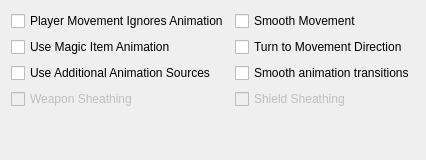
           <widget class="QWidget" name="animationsTab">
            <attribute name="title">
             <string>Animations</string>
            </attribute>
            <layout class="QHBoxLayout" name="horizontalAnimationLayout">
             <item>
              <layout class="QGridLayout" name="animationLayout" columnstretch="0,0">
               <item row="0" column="1">
                <widget class="QCheckBox" name="smoothMovementCheckBox">
                 <property name="toolTip">
                  <string>&lt;html&gt;&lt;head/&gt;&lt;body&gt;&lt;p&gt;Makes NPCs and player movement more smooth. Recommended to use with &quot;turn to movement direction&quot; enabled.&lt;/p&gt;&lt;/body&gt;&lt;/html&gt;</string>
                 </property>
                 <property name="text">
                  <string>Smooth Movement</string>
                 </property>
                </widget>
               </item>
               <item row="3" column="0">
                <widget class="QCheckBox" name="animSourcesCheckBox">
                 <property name="toolTip">
                  <string>&lt;html&gt;&lt;head/&gt;&lt;body&gt;&lt;p&gt;Load per-group KF-files and skeleton files from Animations folder&lt;/p&gt;&lt;/body&gt;&lt;/html&gt;</string>
                 </property>
                 <property name="text">
                  <string>Use Additional Animation Sources</string>
                 </property>
                </widget>
               </item>
               <item row="6" column="1">
                <spacer name="verticalSpacer_11">
                 <property name="orientation">
                  <enum>Qt::Vertical</enum>
                 </property>
                 <property name="sizeHint" stdset="0">
                  <size>
                   <width>20</width>
                   <height>40</height>
                  </size>
                 </property>
                </spacer>
               </item>
               <item row="2" column="1">
                <widget class="QCheckBox" name="turnToMovementDirectionCheckBox">
                 <property name="toolTip">
                  <string>&lt;html&gt;&lt;head/&gt;&lt;body&gt;&lt;p&gt;Affects side and diagonal movement. Enabling this setting makes movement more realistic.&lt;/p&gt;&lt;p&gt;If disabled then the whole character's body is pointed to the direction of view. Diagonal movement has no special animation and causes sliding.&lt;/p&gt;&lt;p&gt;If enabled then the character turns lower body to the direction of movement. Upper body is turned partially. Head is always pointed to the direction of view. In combat mode it works only for diagonal movement. In non-combat mode it changes straight right and straight left movement as well. Also turns the whole body up or down when swimming according to the movement direction.&lt;/p&gt;&lt;/body&gt;&lt;/html&gt;</string>
                 </property>
                 <property name="text">
                  <string>Turn to Movement Direction</string>
                 </property>
                </widget>
               </item>
               <item row="4" column="0">
                <widget class="QCheckBox" name="weaponSheathingCheckBox">
                 <property name="enabled">
                  <bool>false</bool>
                 </property>
                 <property name="toolTip">
                  <string>&lt;html&gt;&lt;head/&gt;&lt;body&gt;&lt;p&gt;Render holstered weapons (with quivers and scabbards), requires modded assets.&lt;/p&gt;&lt;/body&gt;&lt;/html&gt;</string>
                 </property>
                 <property name="text">
                  <string>Weapon Sheathing</string>
                 </property>
                </widget>
               </item>
               <item row="4" column="1">
                <widget class="QCheckBox" name="shieldSheathingCheckBox">
                 <property name="enabled">
                  <bool>false</bool>
                 </property>
                 <property name="toolTip">
                  <string>&lt;html&gt;&lt;head/&gt;&lt;body&gt;&lt;p&gt;Render holstered shield, requires modded assets.&lt;/p&gt;&lt;/body&gt;&lt;/html&gt;</string>
                 </property>
                 <property name="text">
                  <string>Shield Sheathing</string>
                 </property>
                </widget>
               </item>
               <item row="0" column="0">
                <widget class="QCheckBox" name="playerMovementIgnoresAnimationCheckBox">
                 <property name="toolTip">
                  <string>&lt;html&gt;&lt;head/&gt;&lt;body&gt;&lt;p&gt;In third person, the camera will sway along with the movement animations of the player. Enabling this option disables this swaying by having the player character move independently of its animation. This was the default behavior of OpenMW 0.48 and earlier.&lt;/p&gt;&lt;/body&gt;&lt;/html&gt;</string>
                 </property>
                 <property name="text">
                  <string>Player Movement Ignores Animation</string>
                 </property>
                </widget>
               </item>
               <item row="2" column="0">
                <widget class="QCheckBox" name="magicItemAnimationsCheckBox">
                 <property name="toolTip">
                  <string>&lt;html&gt;&lt;head/&gt;&lt;body&gt;&lt;p&gt;Use casting animations for magic items, just as for spells.&lt;/p&gt;&lt;/body&gt;&lt;/html&gt;</string>
                 </property>
                 <property name="text">
                  <string>Use Magic Item Animation</string>
                 </property>
                </widget>
               </item>
               <item row="3" column="1">
                 <widget class="QCheckBox" name="smoothAnimTransitionsCheckBox">
                   <property name="toolTip">
                     <string>&lt;html&gt;&lt;head/&gt;&lt;body&gt;&lt;p&gt;If enabled - makes transitions between different animations/poses much smoother. Also allows to load animation blending config .yaml files that can be bundled with the modded animations in order to customise blending styles.&lt;/p&gt;&lt;/body&gt;&lt;/html&gt;</string>
                   </property>
                   <property name="text">
                     <string>Smooth animation transitions</string>
                   </property>
                 </widget>
               </item>
              </layout>
             </item>
            </layout>
           </widget>
